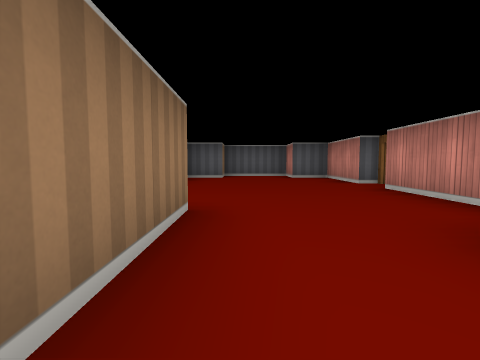
View 1 (above)

24 first-person views from a walk through a cub3D level. The camera is about half as high as the walls, tilts 4° down and sees 85° across. The floor is counted in squares. Each view is taken from the middle of a square. On the plan, view 1 faces up. The plan holds only what a view shows up to about 9 squares ahead; the rest is blank.

View 2
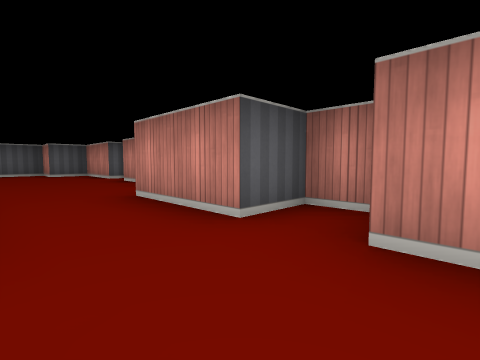

View 3
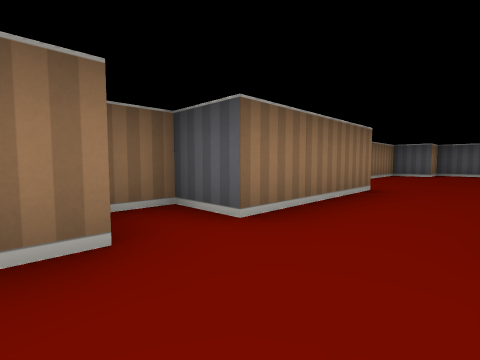

View 4
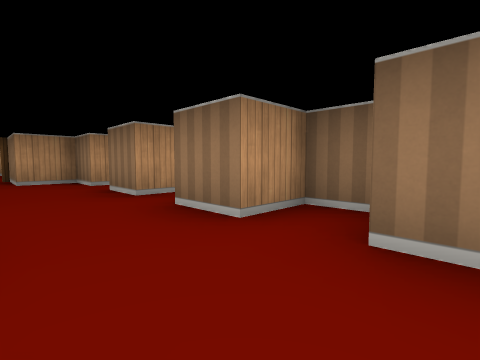

View 5
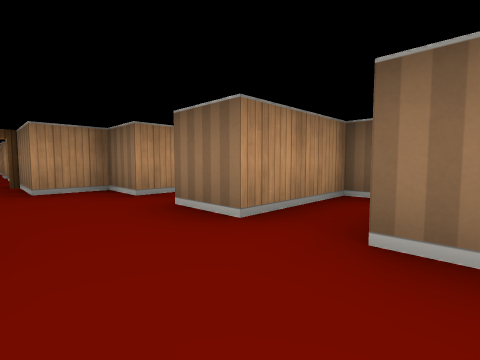

View 6
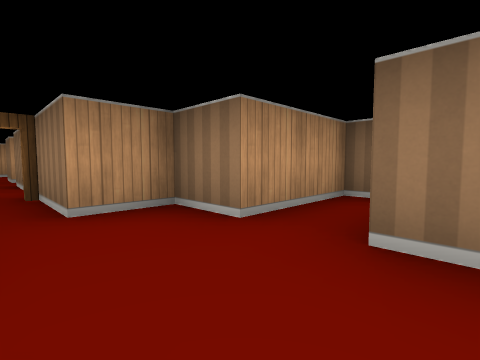

View 7
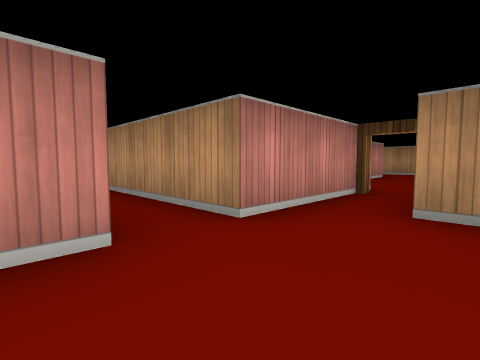

View 8
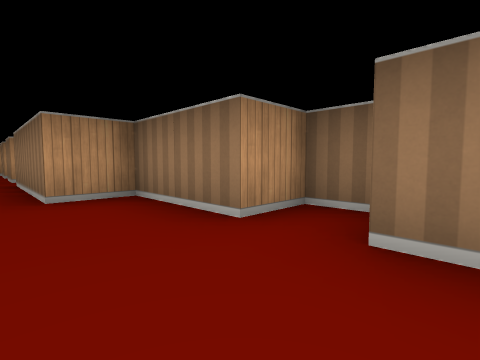

View 9
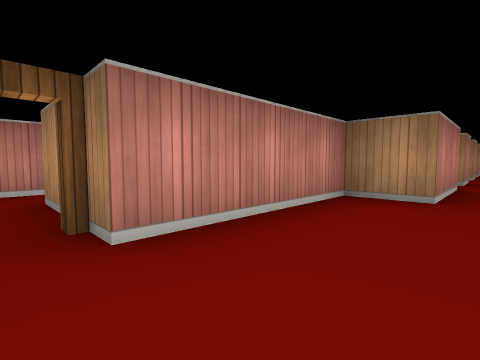

View 10
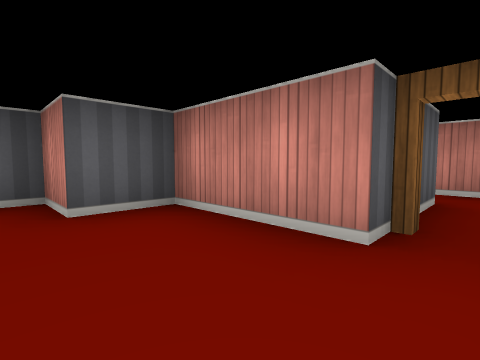

View 11
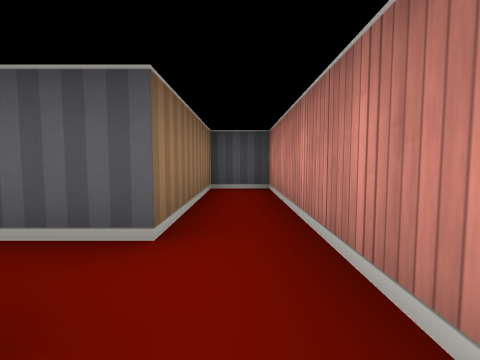

View 12
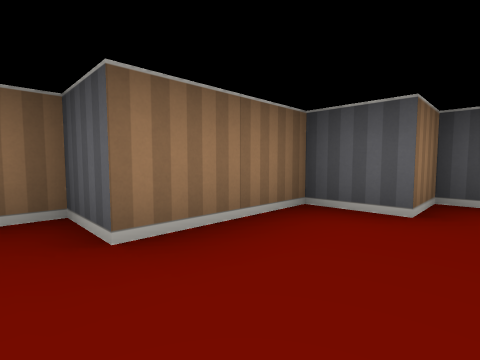

View 13
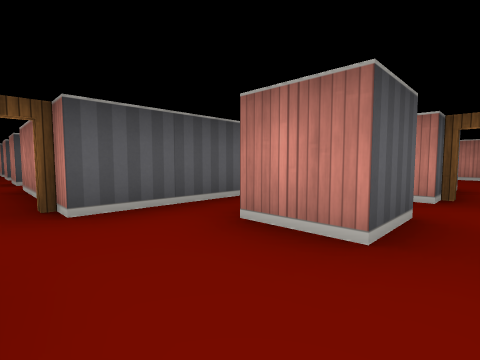

View 14
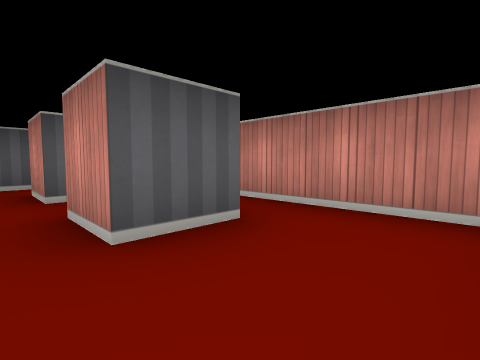

View 15
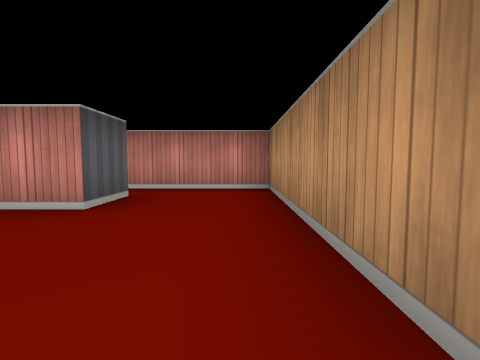

View 16
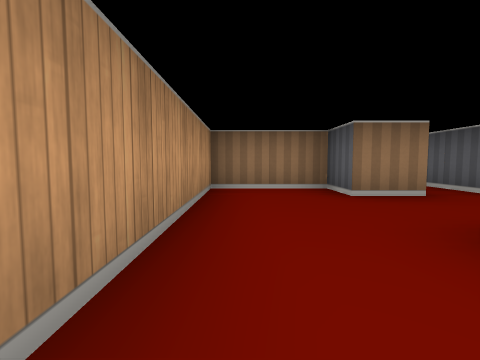

View 17
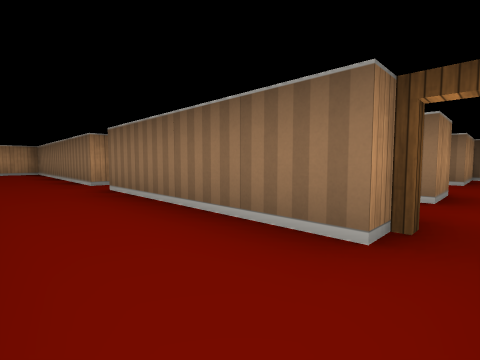

View 18
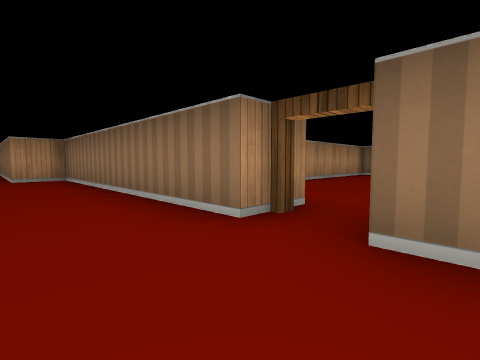

View 19
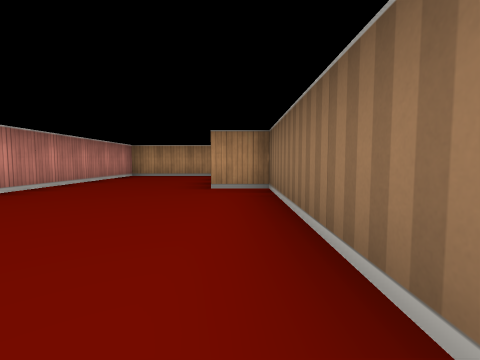

View 20
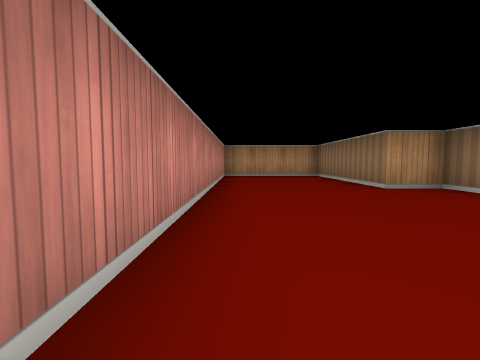

View 21
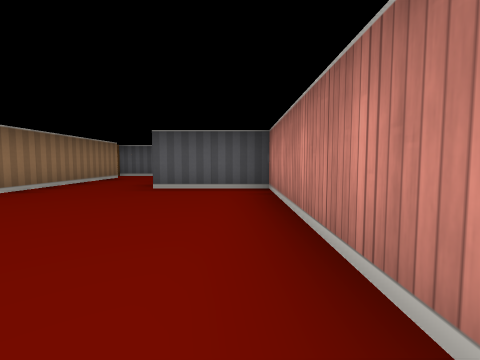

View 22
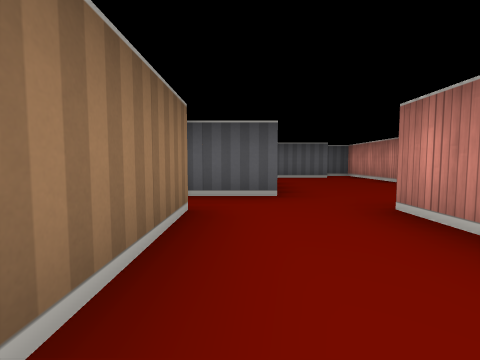

View 23
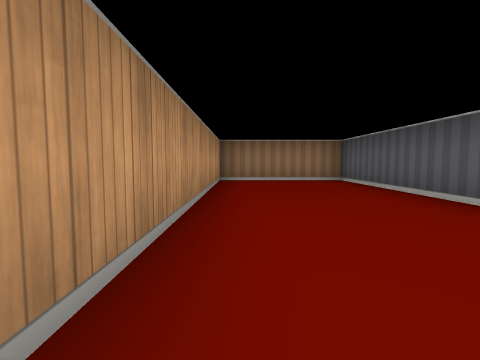

View 24
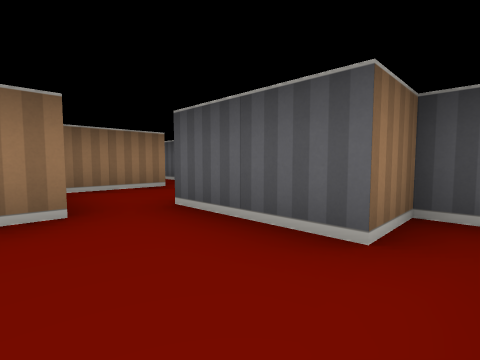

### Floor plan
Points are (right, up) in squares from view 1. A wall is a line through its corners. A room is listed if a view was taken in it or the views show most of it. See-through windows are left out.
Room 1 (views 1, 4, 8, 9, 10, 12)
walls: (2.5, 5.5) (2.5, 7.5) (1.5, 7.5) (1.5, 8.5) (-0.5, 8.5) (-0.5, 7.5) (-1.5, 7.5) (-1.5, 5.5) (-2.5, 5.5) (-2.5, 4.5) (-1.5, 4.5) (-1.5, 2.5) (-0.5, 2.5) (-0.5, -0.5) (-1.5, -0.5) (-1.5, -1.5) (-0.5, -1.5); (2.5, -1.2) (2.5, -0.5) (1.5, -0.5) (1.5, 1.5) (2.5, 1.5) (2.5, 4.5)
ways out: opening at (0.5, -2) to room 2; open door at (3, 5) to room 3
Room 2 (views 2, 3, 5, 6, 7)
walls: (-0.5, -1.5) (-0.5, -2.5); (1.5, -2.5) (1.5, -1.5); (1.5, -4.5) (1.5, -3.5); (-2.6, -3.5) (-0.5, -3.5) (-0.5, -4.5)
ways out: opening at (0.5, -2) to room 1; opening at (0.5, -4) to room 7
Room 3 (view 11)
walls: (5.5, 4.2) (5.5, 8.5) (4.5, 8.5) (4.5, 5.5) (2.5, 5.5); (2.5, 4.5) (4.5, 4.5)
ways out: open door at (3, 5) to room 1
Room 4 (views 13, 14, 15, 16)
walls: (3.5, -12.5) (2.5, -12.5) (2.5, -11.5) (3.5, -11.5); (3.6, -10.5) (2.5, -10.5) (2.5, -9.5); (0.5, -9.5) (0.5, -10.5) (-1, -10.5); (-1.5, -11.5) (0.5, -11.5) (0.5, -12.5) (-0.5, -12.5) (-0.5, -14.5) (4.5, -14.5) (4.5, -11.5); (3.5, -8.5) (1.5, -8.5)
ways out: open door at (5, -11) to room 5; open door at (1, -8) to room 7
Room 5 (views 17, 18, 19, 20, 21, 22, 24)
walls: (5.5, -16.5) (5.5, -22.5) (6.5, -22.5) (6.5, -26.5) (9.5, -26.5) (9.5, -14.5) (7.5, -14.5); (7.5, -12.5) (7.5, -11.5); (5.5, -11.5) (5.5, -15.5); (9.5, -10.8) (9.5, -10.1); (6.6, -10.5) (4.5, -10.5); (9.5, -8.2) (9.5, -5.5) (8.5, -5.5) (8.5, -6.5) (6.5, -6.5); (6.5, -7.4) (6.5, -8); (4.5, -5.5) (4.5, -7.1)
ways out: open door at (5, -11) to room 4; open door at (5, -16) to room 6; opening at (5.5, -6)
Room 6 (view 23)
walls: (1.4, -15.5) (-2.5, -15.5) (-2.5, -18.5) (3.5, -18.5)
ways out: open door at (5, -16) to room 5
Room 7 (no view inside)
walls: (-2.6, -5.5) (-0.5, -5.5) (-0.5, -6.5) (0.5, -6.5) (0.5, -8.1); (1.5, -8.5) (1.5, -5.5)
ways out: opening at (0.5, -4) to room 2; open door at (1, -8) to room 4; opening at (2, -5)

Where each view was taken, in squares from view 1:
view 1: 0 up, 0 right, facing up
view 2: 2 down, 0 right, facing up-right
view 3: 2 down, 1 right, facing up-left
view 4: 0 up, 1 right, facing down-left
view 5: 2 down, 1 right, facing down-left
view 6: 4 down, 1 right, facing down-left
view 7: 4 down, 0 right, facing down-right
view 8: 6 up, 0 right, facing down-left
view 9: 5 up, 1 right, facing down-right
view 10: 5 up, 1 right, facing up-right
view 11: 4 up, 5 right, facing up
view 12: 5 up, 0 right, facing up-left
view 13: 11 down, 1 right, facing up-right
view 14: 14 down, 2 right, facing up-right
view 15: 14 down, 0 right, facing right
view 16: 14 down, 4 right, facing left
view 17: 11 down, 7 right, facing down-left
view 18: 15 down, 7 right, facing down-left
view 19: 18 down, 6 right, facing down
view 20: 18 down, 9 right, facing down
view 21: 19 down, 9 right, facing up
view 22: 14 down, 6 right, facing up
view 23: 18 down, 4 right, facing left
view 24: 8 down, 9 right, facing up-left
